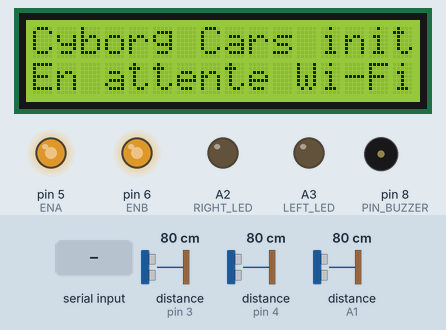
Bench run of a program on a simulated Arduino Uno, built with avr-gcc and run on an emulated ATmega328P. Shown: 16×2 character LCD, output pins drawn as LEDs (lit = HIGH), buzzer (waves = sounding). Wiring (inferred from the names in the program): 3 × ultrasonic range finder: trigger pin 2, echo pin 3 / trigger pin 7, echo pin 4 / trigger A0, echo A1. Dashed ring = blinking. The test bench sets the inputs (shaded band); at power-on: distance to the obstacle (sensors on pin 3, pin 4, A1) 80 cm. The echo pulse lasts 58.3 µs per cm; pins used as bus, display or sensor lines are not drawn; what the program prints to the serial monitor is not drawn.

Above: at 1.2 s.
1.3 s: "IP:\n" received over Serial
At 2.5 s:
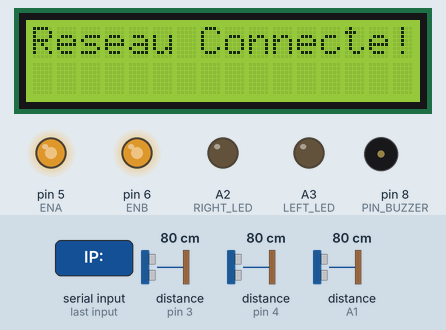
3.3 s: "MODE:\n" received over Serial
At 4.6 s:
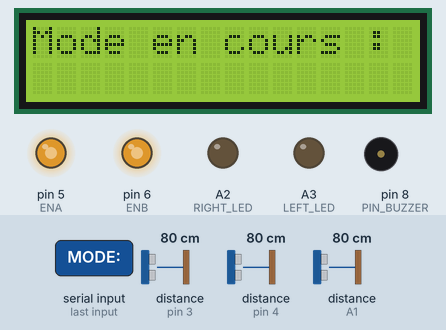
4.9 s: distance to the obstacle (sensor on pin 3) set to 18 cm
6.4 s: distance to the obstacle (sensor on pin 3) set to 14 cm
At 6.95 s:
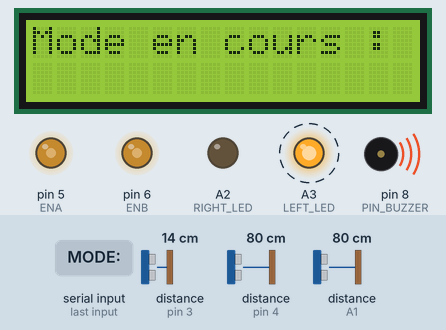
8.9 s: distance to the obstacle (sensor on pin 4) set to 21 cm
10.5 s: distance to the obstacle (sensor on pin 4) set to 17 cm
At 11.1 s:
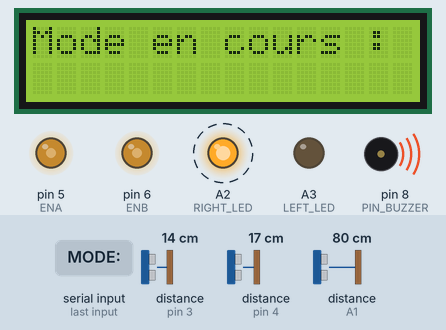
Timing chart, 0 to 14.5 s (numbered marks = the images above; inputs shaded):
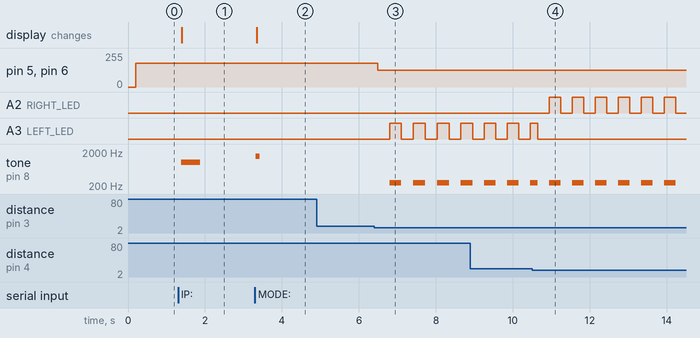

The program:

main.cpp
```cpp
#include <Arduino.h>
#include <Wire.h>
#include <LiquidCrystal_I2C.h>

// Adresse 0x27, écran de 16 colonnes et 2 lignes
LiquidCrystal_I2C lcd(0x27, 16, 2);

// Moteurs
const int ENA = 5;
const int ENB = 6;
const int IN1 = 13;
const int IN2 = 11;
const int IN3 = 12;
const int IN4 = 10;

// Ultrasons
const int TRI_US_FRONT = A0;
const int ECHO_US_FRONT = A1;
const int TRI_US_RIGHT = 2;
const int ECHO_US_RIGHT = 3;
const int TRI_US_LEFT = 7;
const int ECHO_US_LEFT = 4;

// LEDs et buzzer
const int LEFT_LED = A3;
const int RIGHT_LED = A2;
const int PIN_BUZZER = 8;

// Config navigation
const int STOP_FRONT_DIST = 20; // Augmenté pour éviter de taper les murs
const int SLOW_FRONT_DIST = 60; // Commence à ralentir un peu plus tôt
const int MAX_FRONT_DIST = 300;
const int STOP_LAT_DIST = 15;  // Marge latérale
const int HYSTERESIS_DIST = 3; // Marge anti-chattering plus robuste (évite le yoyo)
const int NORMAL_VEL = 180;
const int MAX_VEL = 255;
const int SLOW_VEL = 127;

// Config signalisation non-bloquante
const unsigned long INTERVALLE_CLIGNOTEMENT = 250; // ms

enum class Commande
{
  AVANCER,
  TOURNE_DROITE,
  TOURNE_GAUCHE,
  RECULER,
  ARRET_URGENCE
};

enum class PhaseRecuperation
{
  AUCUNE,
  RECUL,
  PIVOT
};

const unsigned long DUREE_RECUL = 400; // ms
const unsigned long DUREE_PIVOT = 500; // ms

struct Distances
{
  float avant;
  float gauche;
  float droite;
};

// --- Couche capteurs -------------------------------------------------

float mesurer_impulsion(int pin_trig, int pin_echo)
{
  digitalWrite(pin_trig, LOW);
  delayMicroseconds(2);
  digitalWrite(pin_trig, HIGH);
  delayMicroseconds(10);
  digitalWrite(pin_trig, LOW);

  // Avec 15000 en timeout, portée max à ~2,5 mètres.
  long duree = pulseIn(pin_echo, HIGH, 30000);

  if (duree == 0)
  {
    // Si timeout (aucun écho reçu avant 15ms), c'est que l'obstacle est au-delà
    // de 2,5 mètres. On renvoie donc une grande distance (voie libre).
    return 400.0;
  }

  return (duree * 0.034) / 2;
}

Distances lire_capteurs()
{
  static float dernier_avant = 400.0;
  static int err_avant = 0;

  static float dernier_gauche = 400.0;
  static int err_gauche = 0;

  static float dernier_droite = 400.0;
  static int err_droite = 0;

  Distances d;

  // 1. Lecture Avant
  float raw_avant = mesurer_impulsion(TRI_US_FRONT, ECHO_US_FRONT);
  delay(30);

  // 2. Lecture Gauche
  float raw_gauche = mesurer_impulsion(TRI_US_LEFT, ECHO_US_LEFT);
  delay(30);

  // 3. Lecture Droite
  float raw_droite = mesurer_impulsion(TRI_US_RIGHT, ECHO_US_RIGHT);
  delay(30);

  // --- FILTRE ANTI-GLITCH ---
  // Si on reçoit 400.0 (timeout), c'est souvent parce que le son a rebondi sur un mur de biais
  // et n'est pas revenu. On exige d'avoir 3 erreurs consécutives pour valider que la voie est vraiment libre.

  if (raw_avant >= 400.0)
  {
    err_avant++;
    if (err_avant >= 3)
      dernier_avant = 400.0;
  }
  else
  {
    err_avant = 0;
    dernier_avant = raw_avant;
  }
  d.avant = dernier_avant;

  if (raw_gauche >= 400.0)
  {
    err_gauche++;
    if (err_gauche >= 3)
      dernier_gauche = 400.0;
  }
  else
  {
    err_gauche = 0;
    dernier_gauche = raw_gauche;
  }
  d.gauche = dernier_gauche;

  if (raw_droite >= 400.0)
  {
    err_droite++;
    if (err_droite >= 3)
      dernier_droite = 400.0;
  }
  else
  {
    err_droite = 0;
    dernier_droite = raw_droite;
  }
  d.droite = dernier_droite;

  Serial.print("A:");
  Serial.print(d.avant);
  Serial.print(" G:");
  Serial.print(d.gauche);
  Serial.print(" D:");
  Serial.println(d.droite);

  return d;
}

// --- Couche décision (pure, pas d'action moteur ici) ------------------

Commande decider(const Distances &d)
{
  static Commande derniere_commande = Commande::AVANCER;
  static PhaseRecuperation phase_actuelle = PhaseRecuperation::AUCUNE;
  static unsigned long debut_phase = 0;
  static Commande direction_pivot = Commande::TOURNE_GAUCHE;

  // --- Gestion de la manœuvre de dégagement (non-bloquante) ---
  if (phase_actuelle != PhaseRecuperation::AUCUNE)
  {
    if (phase_actuelle == PhaseRecuperation::RECUL)
    {
      if (millis() - debut_phase < DUREE_RECUL)
      {
        derniere_commande = Commande::RECULER;
        return derniere_commande;
      }
      else
      {
        phase_actuelle = PhaseRecuperation::PIVOT;
        debut_phase = millis();
      }
    }

    if (phase_actuelle == PhaseRecuperation::PIVOT)
    {
      if (millis() - debut_phase < DUREE_PIVOT)
      {
        derniere_commande = direction_pivot;
        return derniere_commande;
      }
      else
      {
        phase_actuelle = PhaseRecuperation::AUCUNE; // Fin de la manœuvre
      }
    }
  }

  // --- Évaluation classique des distances ---
  bool en_virage = (derniere_commande == Commande::TOURNE_DROITE ||
                    derniere_commande == Commande::TOURNE_GAUCHE ||
                    derniere_commande == Commande::ARRET_URGENCE ||
                    derniere_commande == Commande::RECULER);

  // Marge de sortie d'état plus grande que l'entrée -> anti-chattering
  int seuil_front = en_virage ? STOP_FRONT_DIST + HYSTERESIS_DIST : STOP_FRONT_DIST;
  int seuil_lat = en_virage ? STOP_LAT_DIST + HYSTERESIS_DIST : STOP_LAT_DIST;

  // 1. Priorité absolue : bloqué de partout
  if (d.avant < seuil_front && d.gauche < seuil_lat && d.droite < seuil_lat)
  {
    derniere_commande = Commande::ARRET_URGENCE;
    return derniere_commande;
  }

  // 2. Obstacle frontal : déclenchement du dégagement (Recul + Pivot)
  if (d.avant < seuil_front)
  {
    phase_actuelle = PhaseRecuperation::RECUL;
    debut_phase = millis();

    // On choisit de pivoter vers le côté où on a le plus d'espace
    if (d.droite > d.gauche)
    {
      direction_pivot = Commande::TOURNE_DROITE;
    }
    else
    {
      direction_pivot = Commande::TOURNE_GAUCHE;
    }

    derniere_commande = Commande::RECULER;
    return derniere_commande;
  }

  // 3. Obstacles latéraux (seulement si l'avant est dégagé !)
  if (d.gauche < seuil_lat)
  {
    derniere_commande = Commande::TOURNE_DROITE;
    return derniere_commande;
  }

  if (d.droite < seuil_lat)
  {
    derniere_commande = Commande::TOURNE_GAUCHE;
    return derniere_commande;
  }

  // Par défaut
  derniere_commande = Commande::AVANCER;
  return derniere_commande;
}

// --- Couche action moteur ---------------------------------------------

void moteurs_avancer(int vel)
{
  digitalWrite(IN1, HIGH);
  digitalWrite(IN2, LOW);
  digitalWrite(IN3, HIGH);
  digitalWrite(IN4, LOW);
  analogWrite(ENA, vel);
  analogWrite(ENB, vel);
}

void moteurs_reculer(int vel)
{
  digitalWrite(IN1, LOW);
  digitalWrite(IN2, HIGH);
  digitalWrite(IN3, LOW);
  digitalWrite(IN4, HIGH);
  analogWrite(ENA, vel);
  analogWrite(ENB, vel);
}

void moteurs_tourner_gauche(int vel)
{
  digitalWrite(IN1, LOW);
  digitalWrite(IN2, HIGH);
  digitalWrite(IN3, HIGH);
  digitalWrite(IN4, LOW);
  analogWrite(ENA, vel);
  analogWrite(ENB, vel);
}

void moteurs_tourner_droite(int vel)
{
  digitalWrite(IN1, HIGH);
  digitalWrite(IN2, LOW);
  digitalWrite(IN3, LOW);
  digitalWrite(IN4, HIGH);
  analogWrite(ENA, vel);
  analogWrite(ENB, vel);
}

void moteurs_stop()
{
  digitalWrite(IN1, LOW);
  digitalWrite(IN2, LOW);
  digitalWrite(IN3, LOW);
  digitalWrite(IN4, LOW);
  analogWrite(ENA, 0);
  analogWrite(ENB, 0);
}

void executer(Commande cmd, const Distances &d)
{
  switch (cmd)
  {
  case Commande::AVANCER:
  {
    int vitesse_cible;
    if (d.avant >= MAX_FRONT_DIST)
    {
      vitesse_cible = MAX_VEL;
    }
    else if (d.avant > SLOW_FRONT_DIST)
    {
      vitesse_cible = NORMAL_VEL;
    }
    else
    {
      // Décélération lissée entre SLOW_FRONT_DIST et STOP_FRONT_DIST
      vitesse_cible = map(d.avant, STOP_FRONT_DIST, SLOW_FRONT_DIST, SLOW_VEL, NORMAL_VEL);
      vitesse_cible = constrain(vitesse_cible, SLOW_VEL, NORMAL_VEL);
    }
    moteurs_avancer(vitesse_cible);
  }
  break;
  case Commande::RECULER:
    moteurs_reculer(SLOW_VEL);
    break;
  case Commande::TOURNE_DROITE:
    moteurs_tourner_droite(SLOW_VEL);
    break;
  case Commande::TOURNE_GAUCHE:
    moteurs_tourner_gauche(SLOW_VEL);
    break;
  case Commande::ARRET_URGENCE:
    moteurs_stop();
    break;
  default:
    moteurs_stop();
  }
}

// --- Couche signalisation (non-bloquante) ------------------------------

void signaler(Commande cmd)
{
  static Commande derniere_cmd_signalee = Commande::AVANCER;
  static unsigned long dernier_bascule = 0;
  static bool led_allumee = false;

  if (cmd != derniere_cmd_signalee)
  {
    derniere_cmd_signalee = cmd;
    led_allumee = false;
    dernier_bascule = millis();
    digitalWrite(LEFT_LED, LOW);
    digitalWrite(RIGHT_LED, LOW);
    noTone(PIN_BUZZER);
  }

  if (cmd == Commande::AVANCER)
    return; // rien à signaler en roulage normal

  if (millis() - dernier_bascule >= INTERVALLE_CLIGNOTEMENT)
  {
    dernier_bascule = millis();
    led_allumee = !led_allumee;

    // Reculer allume les deux LEDs comme des feux de détresse
    bool led_gauche = led_allumee && (cmd == Commande::TOURNE_GAUCHE || cmd == Commande::ARRET_URGENCE || cmd == Commande::RECULER);
    bool led_droite = led_allumee && (cmd == Commande::TOURNE_DROITE || cmd == Commande::ARRET_URGENCE || cmd == Commande::RECULER);

    digitalWrite(LEFT_LED, led_gauche);
    digitalWrite(RIGHT_LED, led_droite);

    if (led_allumee)
    {
      if (cmd == Commande::ARRET_URGENCE)
      {
        tone(PIN_BUZZER, 200);
      }
      else if (cmd == Commande::RECULER)
      {
        tone(PIN_BUZZER, 400); // Bip de recul (style engin de chantier)
      }
      else
      {
        tone(PIN_BUZZER, 250);
      }
    }
    else
    {
      noTone(PIN_BUZZER);
    }
  }
}

// --- Arduino ------------------------------------------------------------

void setup()
{
  Serial.begin(9600);

  pinMode(TRI_US_FRONT, OUTPUT);
  pinMode(ECHO_US_FRONT, INPUT);
  pinMode(TRI_US_LEFT, OUTPUT);
  pinMode(ECHO_US_LEFT, INPUT);
  pinMode(TRI_US_RIGHT, OUTPUT);
  pinMode(ECHO_US_RIGHT, INPUT);

  pinMode(LEFT_LED, OUTPUT);
  pinMode(RIGHT_LED, OUTPUT);
  pinMode(PIN_BUZZER, OUTPUT);

  // Configuration et allumage du LCD
  lcd.init();
  lcd.backlight();
  lcd.setCursor(0, 0);
  lcd.print("Cyborg Cars init");
  lcd.setCursor(0, 1);
  lcd.print("En attente Wi-Fi");

  Serial.println("Arduino demarre. En attente des ordres de l'ESP32...");
}

void loop()
{
  Distances distances = lire_capteurs();
  Commande commande = decider(distances);

  executer(commande, distances);
  signaler(commande);

  if (Serial.available())
  {
    String message = Serial.readStringUntil('\n');
    message.trim();

    Serial.println("Recu de l'ESP32 : " + message);

    // ====================================================
    // ACTION A : RECEPTION DE L'ADRESSE IP
    // ====================================================
    if (message.startsWith("IP:"))
    {
      String ipStr = message.substring(3); //  "IP:"

      tone(PIN_BUZZER, 1000, 500);

      // Affichage sur l'ecran
      lcd.clear();
      lcd.setCursor(0, 0);
      lcd.print("Reseau Connecte!");
      lcd.setCursor(0, 1);
      lcd.print(ipStr);
    }

    // ====================================================
    // ACTION B : RECEPTION DU MODE DE CONDUITE
    // ====================================================
    else if (message.startsWith("MODE:"))
    {
      String mode = message.substring(5); // MODE:

      tone(PIN_BUZZER, 1500, 100);

      lcd.clear();
      lcd.setCursor(0, 0);
      lcd.print("Mode en cours :");
      lcd.setCursor(0, 1);
      mode.toUpperCase();
      lcd.print(mode);
    }

    // ====================================================
    // ACTION C : RECEPTION DES MOUVEMENTS MANUELS
    // ====================================================
    else if (message.startsWith("DIR:"))
    {
      String direction = message.substring(4);

      // direction contiendra "F" (Avant), "B" (Arrière), "L" (Gauche), "R" (Droite) ou "S" (Stop)
      // -> ICI : Tu ajouteras tes fonctions pour faire tourner tes roues !
      // Exemple : if(direction == "F") { avancer(); }
    }
  }
}
```

Measured:
- the behaviour switches between 16 and 15 cm on distance to the obstacle (sensor on pin 3) (found by bisection; images 2 and 3)
- the behaviour switches between 19 and 18 cm on distance to the obstacle (sensor on pin 4) (found by bisection; images 3 and 4)
- after the input at 1.3 s, tone on pin 8 (PIN_BUZZER): silent → 1000 Hz after 0.08 s, → silent 0.50 s later; the display: changes after 0.10 s (image 1)
- after the input at 3.3 s, tone on pin 8 (PIN_BUZZER): silent → 1500 Hz at once, → silent 0.10 s later; the display: changes at once (image 2)
- after the input at 4.9 s, every drawn part: stays the same
- after the input at 6.4 s, pin 5 (ENA), pin 6 (ENB): 180/255 → 127/255 after 0.09 s; A3 (LEFT_LED): alternates HIGH for 0.31 s and LOW for 0.31 s, starting after 0.40 s; tone on pin 8 (PIN_BUZZER): alternates 250 Hz for 0.31 s and silent for 0.31 s, starting after 0.40 s
- after the input at 10.5 s, A2 (RIGHT_LED): alternates HIGH for 0.30 s and LOW for 0.30 s, starting after 0.45 s
